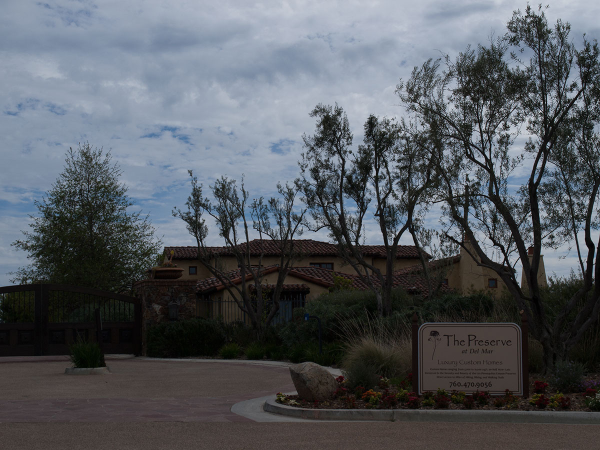
%> input picture autoExposure/photos/img1.jpg, 1200 x 900 px (shown at 1/2 size)
$ octave autoExposure.m   (GNU Octave 9; MATLAB toolbox functions it lacks are replaced by stand-ins)
%> lines starting %> are read from the running program, lines starting %| are printed output that depends on the picture
### autoExposure/luminanceLUT.m
function [ lut ] = luminanceLUT( )
%LUMINANCELUT Summary of this function goes here
%   Detailed explanation goes here

lut = zeros(1,255);
step = 25;
for i = 1 : 10
    lut(1,(i-1)*step + 1 : i*step) = i;
end
lut(1,250:255) = 10;
end

### autoExposure/autoExposure.m

close all;
clear;
% ==== Load image ====.
img = imread('photos/img1.jpg');
%> img is the input picture: size 900x1200x3 uint8; mean R, G, B 84.6, 89, 94.8
imgOrigin = imresize(img, 1);
img = imresize(img, 0.4);
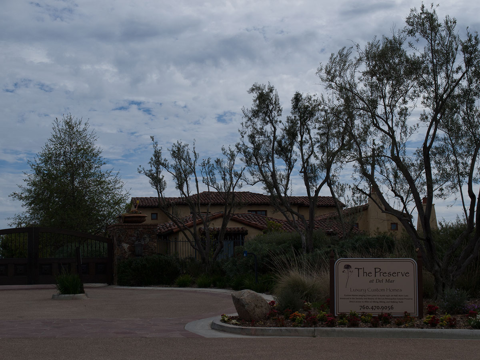
%> img: size 360x480x3 uint8; mean R, G, B 84.6, 89, 94.8

% ==== Get Luminance channel====.
imgYCB = rgb2ycbcr(img);
%> imgYCB: size 360x480x3 uint8; mean of channels 1, 2, 3 91.9, 131.2, 125.7
imgY = imgYCB(:,:,1);
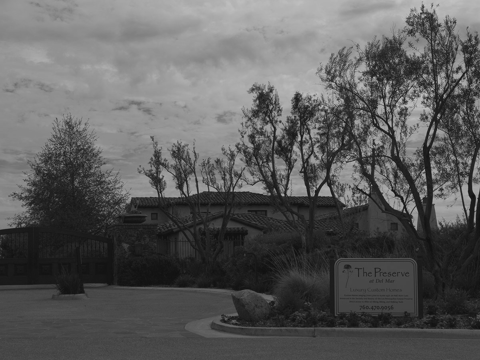
%> imgY: size 360x480 uint8; min 16, max 194, mean 91.9
normImgY = im2double(imgY);
normImgY = normImgY - min(normImgY(:)) ;
normImgY = normImgY / max(normImgY(:)) ;
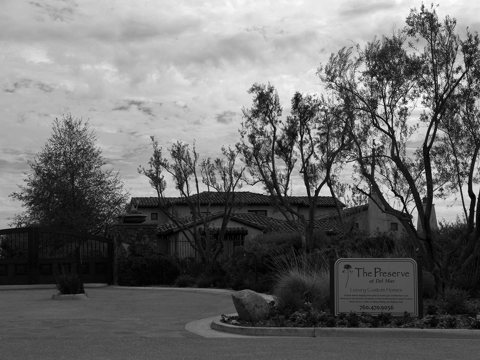
%> normImgY: size 360x480 double; min 0, max 1, mean 0.426
imgY = im2uint8(normImgY);
% figure; imshow(imgY);

segmentedImg = zeros(size(imgY),'uint8');

%  ==== Segmentation ====.
% Luminance LUT, [1,255] -> [1,10].
lut = luminanceLUT;
regionSize = 30;
regularizer = 10;
% Get segmentation labels for each pixel.
%> (the run ends here)

$ run again, with autoExposure/photos/img2.jpg copied over autoExposure/photos/img1.jpg
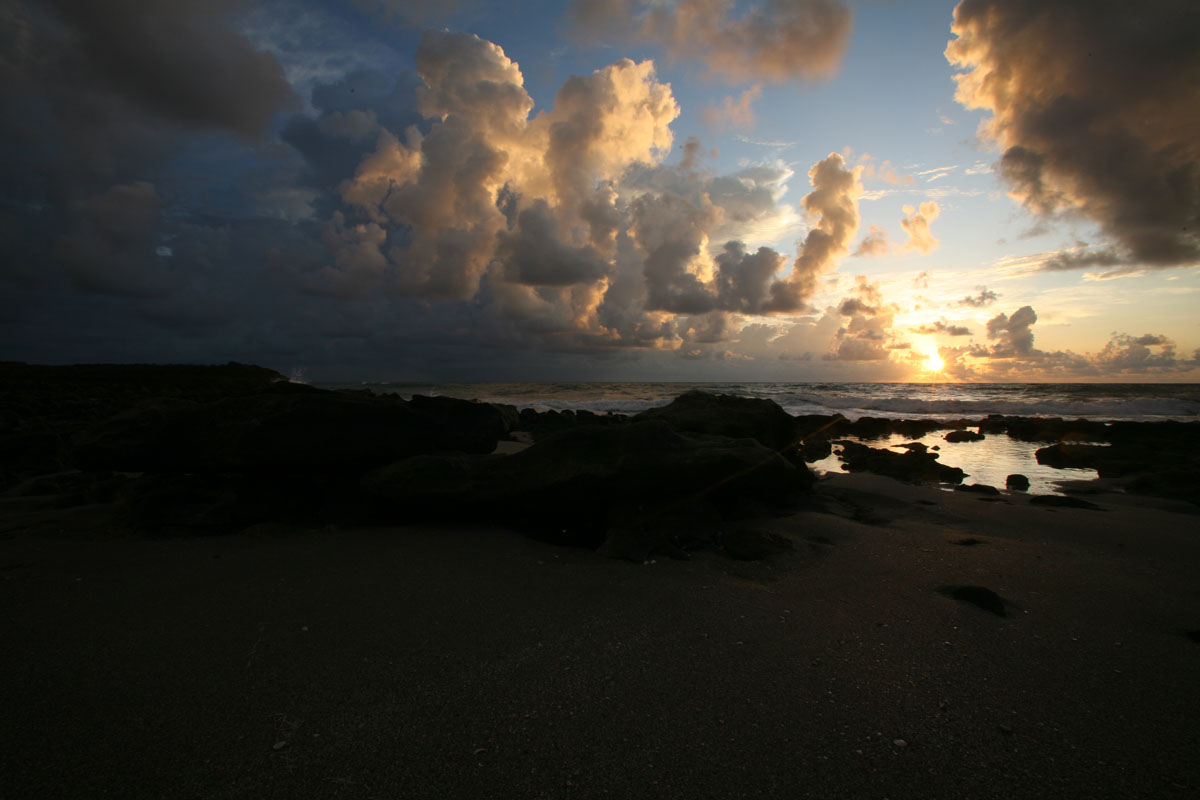
%> input picture autoExposure/photos/img2.jpg, 1200 x 800 px
%> img is the input picture: size 800x1200x3 uint8; mean R, G, B 61.3, 58.3, 51.4
%> img: size 320x480x3 uint8
%> imgYCB: size 320x480x3 uint8; mean of channels 1, 2, 3 66.1, 124.6, 129.8
%> `imgY = imgYCB(:,:,1);`:
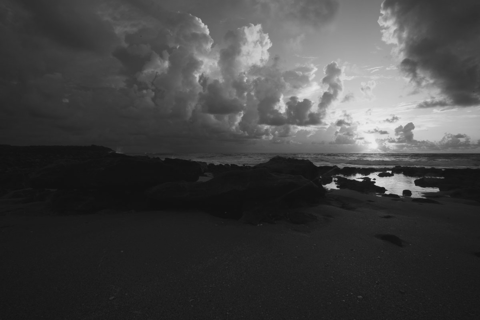
%> imgY: size 320x480 uint8; min 16, max 235, mean 66.1

$ run again, with autoExposure/photos/img3.jpg copied over autoExposure/photos/img1.jpg
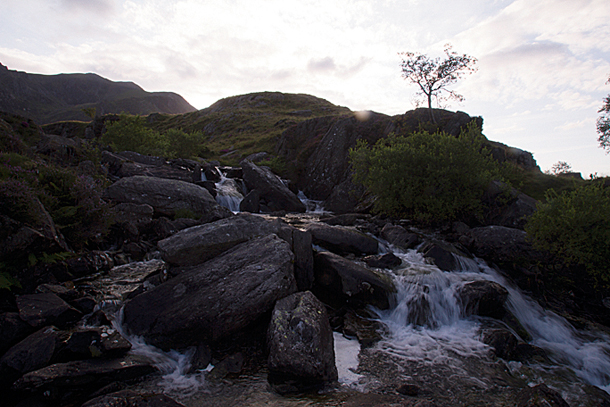
%> input picture autoExposure/photos/img3.jpg, 610 x 407 px
%> img is the input picture: size 407x610x3 uint8; mean R, G, B 90.3, 88.2, 91
%> `img = imresize(img, 0.4);`:
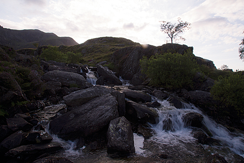
%> img: size 163x244x3 uint8; mean R, G, B 90.3, 88.2, 91
%> imgYCB: size 163x244x3 uint8; mean of channels 1, 2, 3 92.6, 128.9, 128.7
%> `imgY = imgYCB(:,:,1);`:
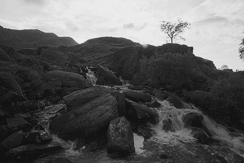
%> imgY: size 163x244 uint8; min 16, max 235, mean 92.6

$ run again, with autoExposure/photos/img4.jpg copied over autoExposure/photos/img1.jpg
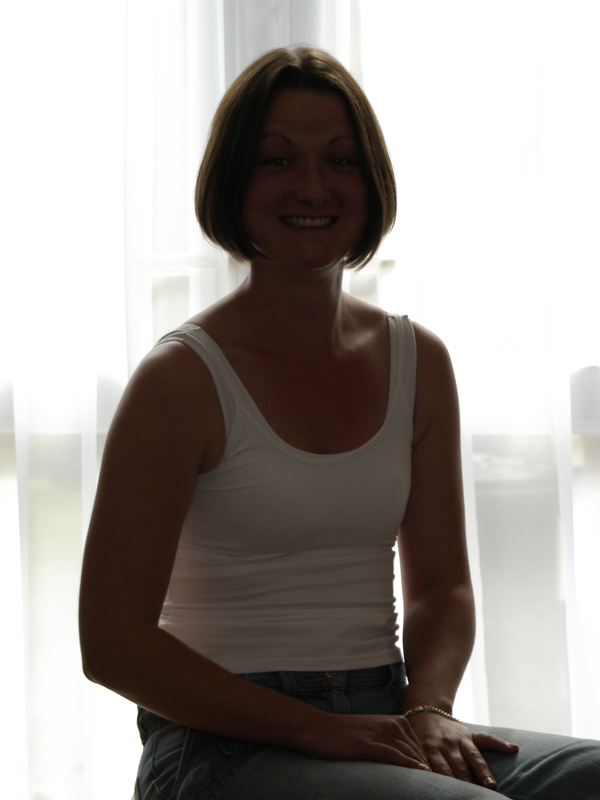
%> input picture autoExposure/photos/img4.jpg, 600 x 800 px
%> img is the input picture: size 800x600x3 uint8; mean R, G, B 158.6, 152.8, 149
%> img: size 320x240x3 uint8
%> imgYCB: size 320x240x3 uint8; mean of channels 1, 2, 3 148.3, 125.5, 130.8
%> `imgY = imgYCB(:,:,1);`:
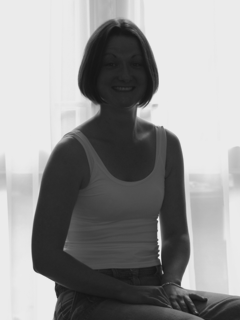
%> imgY: size 320x240 uint8; min 20, max 235, mean 148.3
%> `normImgY = normImgY - min(normImgY(:)) ;`:
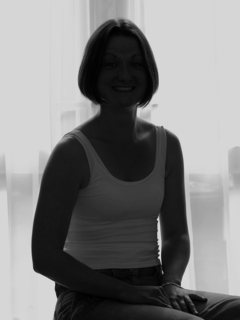
%> normImgY: size 320x240 double; min 0, max 0.843, mean 0.503
